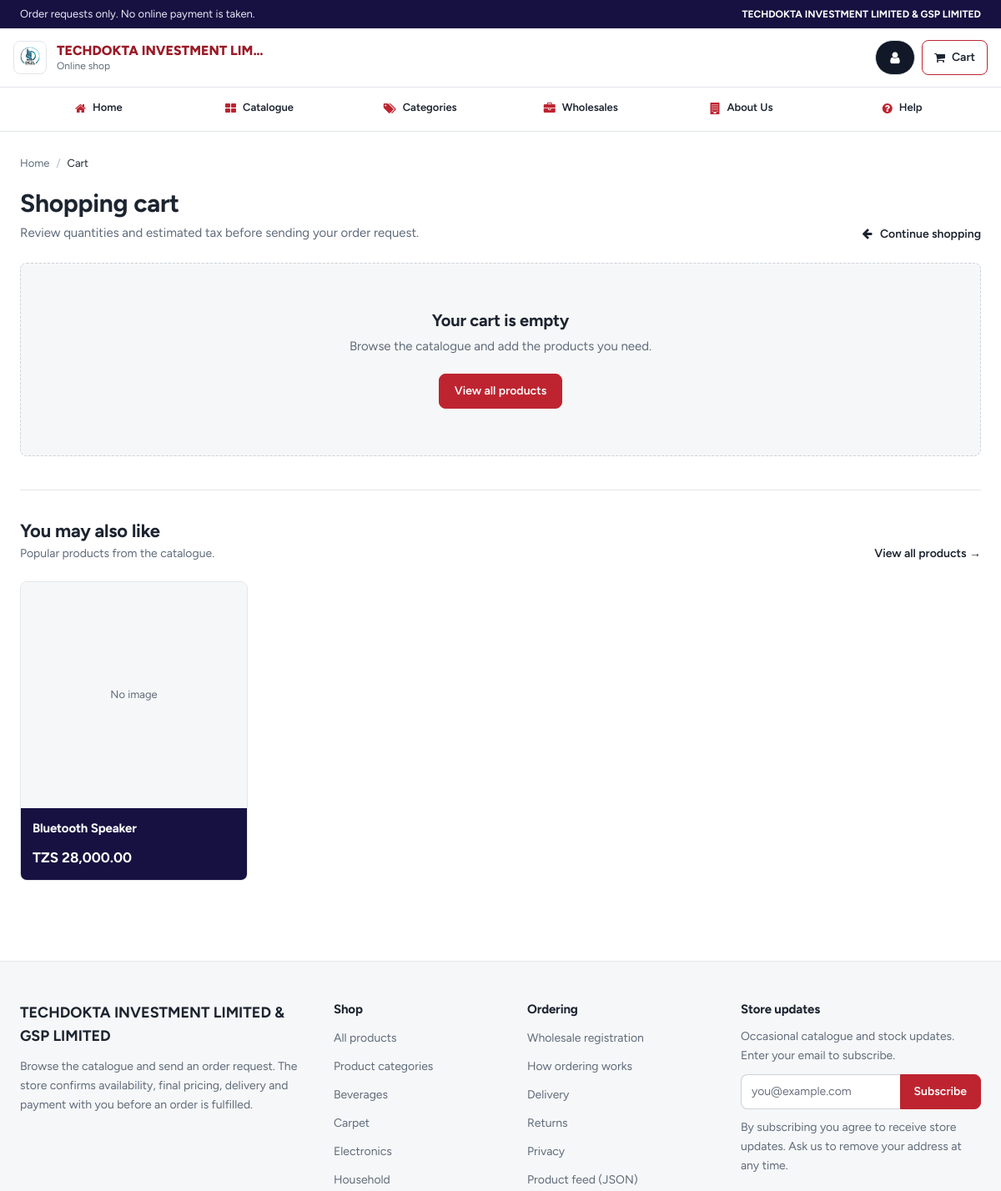
Page /cart.php (upper part) on the earlier database version.
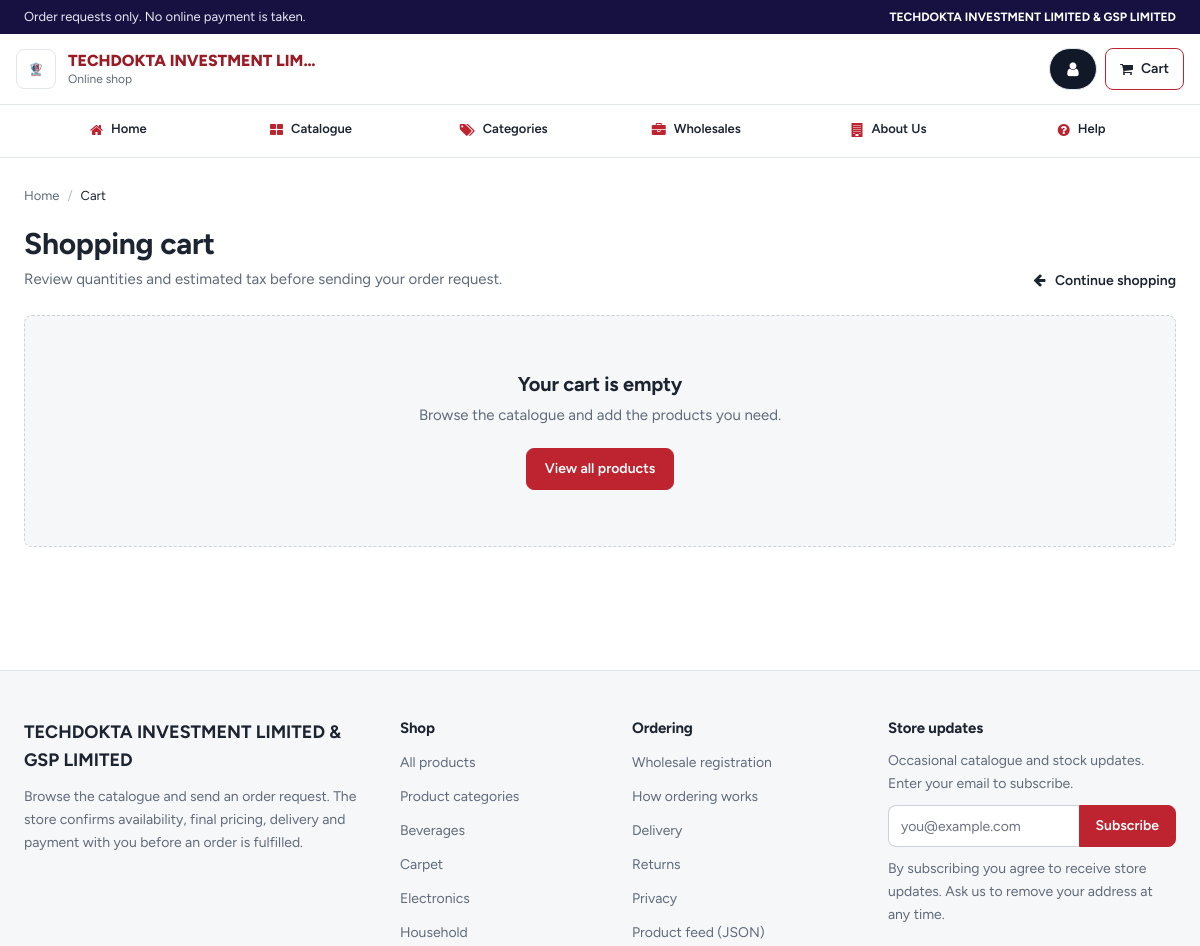
Same page on the later database version.
### tables this page shows
CREATE TABLE `system_settings` (
  `setting_id` int(10) UNSIGNED NOT NULL,
  `tenant_id` int(10) UNSIGNED NOT NULL,
  `company_name` varchar(191) DEFAULT NULL,
  `company_email` varchar(191) DEFAULT NULL,
  `company_phone` varchar(50) DEFAULT NULL,
  `company_address` text DEFAULT NULL,
  `default_currency` varchar(10) NOT NULL DEFAULT 'TZS',
  `invoice_prefix` varchar(20) NOT NULL DEFAULT 'INV-',
  `invoice_next_number` int(10) UNSIGNED NOT NULL DEFAULT 1001,
  `apply_tax` tinyint(1) NOT NULL DEFAULT 1,
  `logo_path` varchar(255) DEFAULT NULL
);

CREATE TABLE `products` (
  `product_id` int(10) UNSIGNED NOT NULL,
  `tenant_id` int(10) UNSIGNED NOT NULL,
  `category_id` int(10) UNSIGNED DEFAULT NULL,
  `code` varchar(100) NOT NULL,
  `name` varchar(191) NOT NULL,
  `description` text DEFAULT NULL,
  `barcode` varchar(100) DEFAULT NULL,
  `sku` varchar(100) DEFAULT NULL,
  `brand` varchar(100) DEFAULT NULL,
  `unit_id` int(10) UNSIGNED DEFAULT NULL,
  `purchase_price` decimal(12,2) NOT NULL DEFAULT 0.00,
  `sale_price` decimal(12,2) NOT NULL DEFAULT 0.00,
  `wholesale_price` decimal(12,2) DEFAULT NULL,
  `wholesale_min_qty` decimal(12,2) DEFAULT NULL,
  `tax_rate` decimal(5,2) NOT NULL DEFAULT 0.00,
  `min_stock_level` decimal(12,2) NOT NULL DEFAULT 0.00,
  `date_added` date DEFAULT NULL,
  `is_active` tinyint(1) NOT NULL DEFAULT 1,
  `is_service` tinyint(1) NOT NULL DEFAULT 0,
  `variant_size` varchar(50) DEFAULT NULL,
  `variant_color` varchar(50) DEFAULT NULL,
  `image` varchar(255) DEFAULT NULL,
  `created_by` int(10) UNSIGNED DEFAULT NULL,
  `created_at` timestamp NOT NULL DEFAULT current_timestamp()
);

CREATE TABLE `product_categories` (
  `category_id` int(10) UNSIGNED NOT NULL,
  `tenant_id` int(10) UNSIGNED NOT NULL,
  `parent_category_id` int(10) UNSIGNED DEFAULT NULL,
  `name` varchar(191) NOT NULL,
  `description` text DEFAULT NULL
);

### helpers.php (called while the page is built, shortened)
<?php
function e($value) {
    return htmlspecialchars((string)$value, ENT_QUOTES, 'UTF-8');
}
function money($amount, $currency = 'TZS') {
    return $currency . ' ' . number_format((float)$amount, 2);
}
function fetch_one($sql, ...$params) {
    global $conn;
    $stmt = $conn->prepare($sql);
    if ($params) {
        $types = '';
        foreach ($params as $p) {
            $types .= is_int($p) ? 'i' : (is_float($p) ? 'd' : 's');
        }
        $stmt->bind_param($types, ...$params);
    }
    $stmt->execute();
    $row = $stmt->get_result()->fetch_assoc();
    return $row;
}
function fetch_all($sql, ...$params) {
    global $conn;
    $stmt = $conn->prepare($sql);
    if ($params) {
        $types = '';
        foreach ($params as $p) {
            $types .= is_int($p) ? 'i' : (is_float($p) ? 'd' : 's');
        }
        $stmt->bind_param($types, ...$params);
    }
    $stmt->execute();
    $rows = $stmt->get_result()->fetch_all(MYSQLI_ASSOC);
    return $rows;
}

### storefront.php (the view, shortened to what the rows shown need)
<?php
function storefront_tenant() {
    $tenant = fetch_one(
        "SELECT t.*
           FROM tenants t
           LEFT JOIN system_settings s ON s.tenant_id = t.tenant_id
          ORDER BY (s.setting_id IS NULL) ASC, t.tenant_id ASC
          LIMIT 1"
    );
    return $tenant;
}
function storefront_settings($tenant) {
    $tenant_id = (int)($tenant['tenant_id'] ?? 0);
    $settings = $tenant_id > 0
        ? fetch_one("SELECT * FROM system_settings WHERE tenant_id = ? LIMIT 1", $tenant_id)
        : null;
    return $settings;
}
function storefront_company_name($tenant, $settings = null) {
    $name = trim((string)($settings['company_name'] ?? ''));
    return $name;
}
function storefront_cart() {
    $raw = $_SESSION['storefront_cart'] ?? [];
    $cart = [];
    return $cart;
}
function storefront_image_path($path) {
    $path = trim((string)$path);
    if ($path === '') return '';
    $path = str_replace('\\', '/', $path);
    return file_exists(__DIR__ . '/' . ltrim($path, '/')) ? ltrim($path, '/') : '';
}
function storefront_logo($settings) {
    $logo = storefront_image_path($settings['logo_path'] ?? '');
    if ($logo !== '') return $logo;
    return file_exists(__DIR__ . '/assets/images/logo.png') ? 'assets/images/logo.png' : '';
}
function storefront_product_url($product) {
    $id = (int)($product['product_id'] ?? 0);
    $name = (string)($product['name'] ?? '');
    $slug = strtolower(trim((string)preg_replace('/[^a-z0-9]+/i', '-', $name), '-'));
    return 'product/' . $id . ($slug !== '' ? '/' . $slug : '');
}
function storefront_stock_expr() {
    return "COALESCE((
        SELECT SUM(s.quantity)
          FROM inventory_stock s
          JOIN warehouses sw ON sw.warehouse_id = s.warehouse_id AND sw.tenant_id = s.tenant_id
         WHERE s.product_id = p.product_id
           AND s.tenant_id = p.tenant_id
           AND sw.is_godown = 0
    ), 0)";
}
function storefront_sold_expr() {
    return "COALESCE((
        SELECT SUM(oi.quantity)
          FROM order_items oi
          JOIN orders o ON o.order_id = oi.order_id AND o.tenant_id = oi.tenant_id
         WHERE oi.product_id = p.product_id
           AND oi.tenant_id = p.tenant_id
           AND o.status <> 'cancelled'
    ), 0)";
}
function storefront_product_select() {
    return "SELECT p.*, c.name AS category_name, u.name AS unit_name, u.short_name AS unit_short,
                   " . storefront_stock_expr() . " AS stock_qty,
                   " . storefront_sold_expr() . " AS sold_qty
              FROM products p
              LEFT JOIN product_categories c ON c.category_id = p.category_id AND c.tenant_id = p.tenant_id
              LEFT JOIN units_of_measurement u ON u.unit_id = p.unit_id AND u.tenant_id = p.tenant_id";
}
function storefront_normalise_filters($filters = []) {
    $clean = [];
    $query = trim((string)($filters['q'] ?? ''));
    $clean['q'] = mb_substr($query, 0, 100);
    $clean['category'] = max(0, (int)($filters['category'] ?? 0));
    $clean['min_price'] = isset($filters['min_price']) && $filters['min_price'] !== ''
        ? max(0, (float)$filters['min_price']) : null;
    $clean['max_price'] = isset($filters['max_price']) && $filters['max_price'] !== ''
        ? max(0, (float)$filters['max_price']) : null;
    $clean['size'] = mb_substr(trim((string)($filters['size'] ?? '')), 0, 50);
    $clean['color'] = mb_substr(trim((string)($filters['color'] ?? '')), 0, 50);
    $availability = (string)($filters['availability'] ?? '');
    $clean['availability'] = in_array($availability, ['in', 'out'], true) ? $availability : '';
    $sort = (string)($filters['sort'] ?? '');
    $clean['sort'] = in_array($sort, ['newest', 'price_asc', 'price_desc', 'popular', 'name'], true) ? $sort : 'name';
    $clean['exclude_id'] = max(0, (int)($filters['exclude_id'] ?? 0));
    $clean['sold_only'] = !empty($filters['sold_only']);
    return $clean;
}
function storefront_catalogue_where($tenant_id, array $filters, array &$params) {
    $filters = storefront_normalise_filters($filters);
    $sold_sql = storefront_sold_expr();
    $sql = " WHERE p.tenant_id = ? AND p.is_active = 1";
    $params = [(int)$tenant_id];
    if ($filters['sold_only']) {
        $sql .= " AND {$sold_sql} > 0";
    }
    return $sql;
}
function storefront_catalogue($tenant_id, $filters = [], $limit = 24, $offset = 0) {
    $filters = storefront_normalise_filters($filters);
    $params = [];
    $where = storefront_catalogue_where($tenant_id, $filters, $params);
    $order = match ($filters['sort']) {
        'newest' => 'p.created_at DESC, p.product_id DESC',
        'price_asc' => 'p.sale_price ASC, p.name ASC',
        'price_desc' => 'p.sale_price DESC, p.name ASC',
        'popular' => 'sold_qty DESC, p.name ASC',
        default => 'p.name ASC, p.product_id ASC',
    };
    $limit = max(1, min(100, (int)$limit));
    $offset = max(0, (int)$offset);
    $params[] = $limit;
    $params[] = $offset;
    return fetch_all(
        storefront_product_select() . $where . " ORDER BY {$order} LIMIT ? OFFSET ?",
        ...$params
    );
}
function storefront_categories($tenant_id) {
    return fetch_all(
        "SELECT category_id, name
           FROM product_categories
          WHERE tenant_id = ?
          ORDER BY name ASC",
        (int)$tenant_id
    );
}
function storefront_available($product) {
    return (float)($product['stock_qty'] ?? 0) > 0;
}
function storefront_max_quantity($product) {
    return max(0, min(999, (int)floor((float)($product['stock_qty'] ?? 0))));
}
function storefront_cart_details($tenant_id) {
    $items = [];
    $missing = [];
    return [$items, $missing];
}
function storefront_best_sellers($tenant_id, $limit = 4) {
    return storefront_catalogue($tenant_id, ['sort' => 'popular', 'sold_only' => true], $limit, 0);
}
function storefront_render_product_card($product, $currency) {
    $image = storefront_image_path($product['image'] ?? '');
    $available = storefront_available($product);
    $max_qty = storefront_max_quantity($product);
    $unit = trim((string)($product['unit_short'] ?? '')) ?: trim((string)($product['unit_name'] ?? ''));
    $url = storefront_product_url($product);
    $compare = isset($product['compare_at_price']) ? (float)$product['compare_at_price'] : 0.0;
    $is_sale = $compare > (float)$product['sale_price'];
    $desc = trim((string)($product['description'] ?? ''));
    $data = [
        'product_id'  => (int)$product['product_id'],
        'name'        => (string)$product['name'],
        'image'       => $image,
        'price'       => money($product['sale_price'], $currency),
        'compare'     => $is_sale ? money($compare, $currency) : '',
        'unit'        => $unit,
        'available'   => $available ? '1' : '0',
        'max_qty'     => (int)$max_qty,
        'description' => $desc,
        'url'         => $url,
        'code'        => (string)($product['code'] ?? ''),
        'sku'         => (string)($product['sku'] ?? ''),
        'barcode'     => (string)($product['barcode'] ?? ''),
        'brand'       => (string)($product['brand'] ?? ''),
        'category'    => (string)($product['category_name'] ?? ''),
        'size'        => (string)($product['variant_size'] ?? ''),
        'color'       => (string)($product['variant_color'] ?? ''),
        'type'        => (int)($product['is_service'] ?? 0) === 1 ? 'Service' : 'Product',
    ];
    echo '<article class="sf-product-card sf-product-card--square" data-sf-product=\'' . e(json_encode($data, JSON_UNESCAPED_SLASHES | JSON_UNESCAPED_UNICODE)) . '\' role="button" tabindex="0">';
    echo '<div class="sf-product-media sf-product-media--square">';
    if ($image !== '') {
        echo '<img src="' . e($image) . '" alt="' . e($product['name']) . '" loading="lazy">';
    } else {
        echo '<span class="sf-product-placeholder">No image</span>';
    }
    echo '</div>';
    echo '<div class="sf-product-body">';
    echo '<h3 class="sf-product-name">' . e($product['name']) . '</h3>';
    echo '<div class="sf-product-meta">';
    echo '<span class="sf-price">' . e(money($product['sale_price'], $currency)) . '</span>';
    echo '</div>';
    echo '</div></article>';
}

### storefront-header.php (shortened to what the rows shown need)
<?php
$sf_settings = $sf_settings ?? storefront_settings($sf_tenant);
$sf_company = storefront_company_name($sf_tenant, $sf_settings);
$sf_logo = storefront_logo($sf_settings);
$sf_tenant_id = $sf_tenant_id ?? (int)$sf_tenant['tenant_id'];
$sf_nav_categories = $sf_nav_categories ?? storefront_categories($sf_tenant_id);
?>
<!DOCTYPE html>
<html lang="en">
<head>
    <link href="https://fonts.bunny.net/css?family=figtree:400,500,600,700,800,900|plus-jakarta-sans:400,500,600,700,800,900&display=swap" rel="stylesheet">
    <link rel="stylesheet" href="assets/css/bootstrap.min.css?v=<?php echo filemtime('assets/css/bootstrap.min.css'); ?>">
    <link rel="stylesheet" href="assets/css/font-awesome.min.css?v=<?php echo filemtime('assets/css/font-awesome.min.css'); ?>">
    <link rel="stylesheet" href="assets/css/storefront.css?v=<?php echo filemtime('assets/css/storefront.css'); ?>">
    <link rel="stylesheet" href="assets/css/visionshop-tailwind.css?v=<?php echo filemtime('assets/css/visionshop-tailwind.css'); ?>">
</head>
<body class="sf-body">
<header class="sf-header">
    <div class="sf-topbar">
        <div class="sf-container sf-topbar-inner">
            <nav class="sf-company-links" aria-label="About our company">
                <a href="index.php#about-us"><?php echo e($sf_company); ?></a>
            </nav>
        </div>
    </div>
    <div class="sf-header-inner">
        <a class="sf-brand" href="index.php" aria-label="<?php echo e($sf_company); ?> Online shop home">
            <?php if ($sf_logo !== ''): ?>
                <img src="<?php echo e($sf_logo); ?>" alt="" class="sf-brand-logo">
            <?php endif; ?>
            <span class="sf-brand-text">
                <strong><?php echo e($sf_company); ?></strong>
                <small>Online shop</small>
            </span>
        </a>
    </div>
</header>

### cart.php (shortened to what the rows shown need)
<?php
require_once __DIR__ . '/storefront.php';
$sf_tenant = storefront_tenant();
$sf_settings = storefront_settings($sf_tenant);
$sf_currency = storefront_currency($sf_tenant, $sf_settings);
$sf_tenant_id = (int)$sf_tenant['tenant_id'];
list($sf_items, $sf_missing) = storefront_cart_details($sf_tenant_id);
$sf_cart_ids = array_map(fn($item) => (int)$item['product_id'], $sf_items);
$sf_cross_sell = storefront_best_sellers($sf_tenant_id, 8);
if (!$sf_cross_sell) $sf_cross_sell = storefront_new_arrivals($sf_tenant_id, 8);
$sf_cross_sell = array_values(array_filter($sf_cross_sell, fn($item) => !in_array((int)$item['product_id'], $sf_cart_ids, true)));
$sf_cross_sell = array_slice($sf_cross_sell, 0, 4);
require __DIR__ . '/storefront-header.php';
?>
<main class="sf-main" id="sf-main">
    <div class="sf-container sf-page">
        <div class="sf-page-head">
            <div>
                <h1>Shopping cart</h1>
            </div>
        </div>
        <?php if (!$sf_items): ?>
            <div class="sf-empty">
                <h2>Your cart is empty</h2>
            </div>
        <?php endif; ?>
        <?php if ($sf_cross_sell): ?>
            <section class="sf-section sf-cart-crosssell" aria-labelledby="cross-sell-title">
                <div class="sf-section-head">
                    <div>
                        <h2 id="cross-sell-title">You may also like</h2>
                    </div>
                </div>
                <div class="sf-product-grid">
                    <?php foreach ($sf_cross_sell as $sf_product): ?>
                        <?php storefront_render_product_card($sf_product, $sf_currency); ?>
                    <?php endforeach; ?>
                </div>
            </section>
        <?php endif; ?>
    </div>
</main>
<?php require __DIR__ . '/storefront-footer.php'; ?>

### storefront-footer.php (shortened to what the rows shown need)
<?php
$sf_footer_company = storefront_company_name($sf_tenant, $sf_settings);
$sf_footer_categories = storefront_categories($sf_tenant_id);
?>
<footer class="sf-footer" id="footer">
    <div class="sf-container">
        <div class="sf-footer-grid">
            <div class="sf-footer-about" id="contact">
                <div class="sf-footer-brand"><?php echo e($sf_footer_company); ?></div>
                <p>Browse the catalogue and send an order request. The store confirms availability, final pricing, delivery and payment with you before an order is fulfilled.</p>
            </div>
            <div>
                <h2 class="sf-footer-title">Shop</h2>
                <ul class="sf-footer-links">
                    <?php foreach (array_slice($sf_footer_categories, 0, 6) as $sf_footer_category): ?>
                        <li><a href="index.php?category=<?php echo (int)$sf_footer_category['category_id']; ?>#catalogue"><?php echo e($sf_footer_category['name']); ?></a></li>
                    <?php endforeach; ?>
                </ul>
            </div>
            <div>
                <h2 class="sf-footer-title">Ordering</h2>
            </div>
            <div>
                <h2 class="sf-footer-title">Store updates</h2>
            </div>
        </div>
    </div>
</footer>
</body>
</html>

Differences in the rows shown:
removed products: shows "No image", name "Bluetooth Speaker", sale_price.default_currency "TZS 28,000.00"
changed system_settings "TECHDOKTA INVESTMENT LIMITED & GSP LIMITED": logo_path: picture added
Other differences:
text no longer shown: "You may also like Popular products from the catalogue. View all products →"
